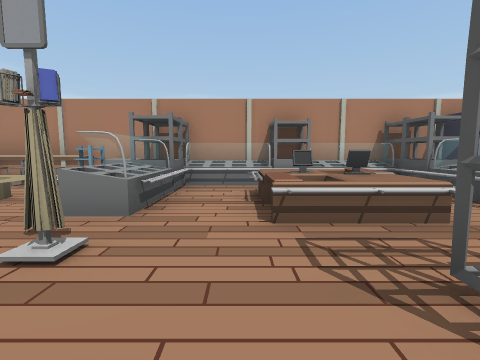
view 1 (above)

16 first-person views from a walk through a Unity game level. The camera is 1.4 m above the floor, tilts 6° down and sees 85° across. The floor is counted in squares, 2 m on a side. Each view is taken from the middle of a square. On the plan, view 1 faces up. The plan holds only what a view shows up to about 9 squares ahead; the rest is blank. The place goes on beyond the plan.

view 2
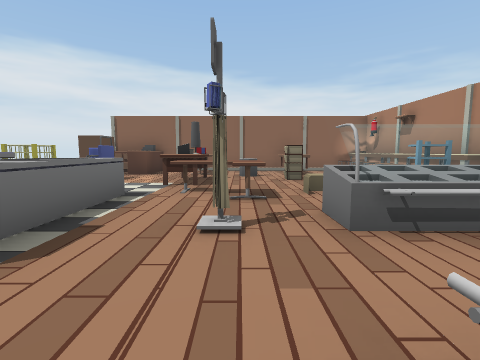

view 3
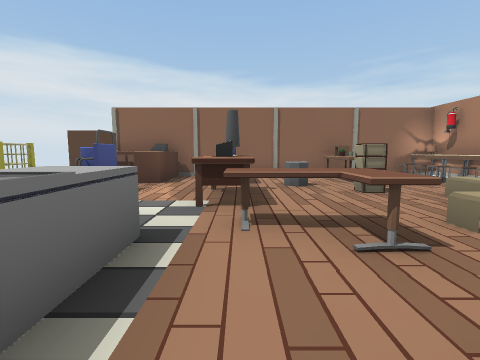

view 4
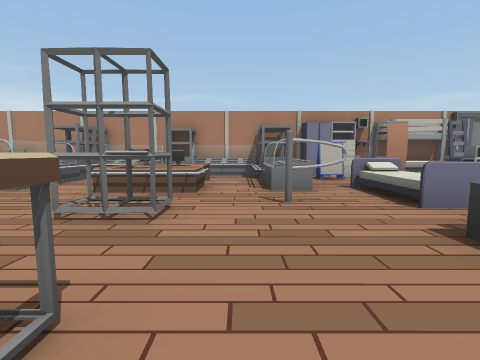

view 5
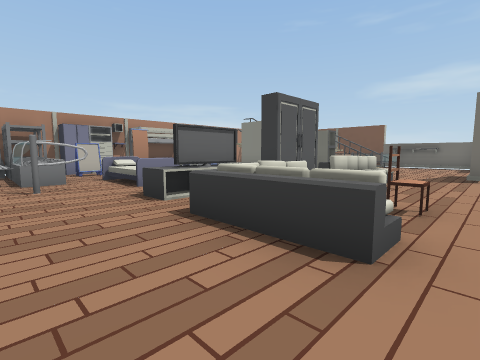

view 6
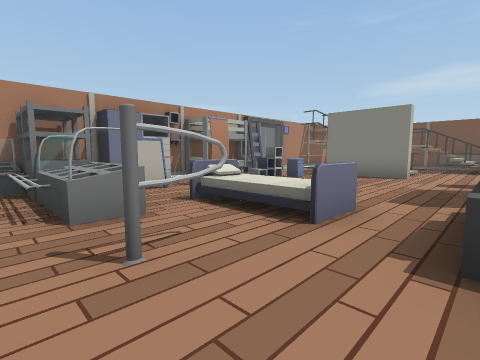

view 7
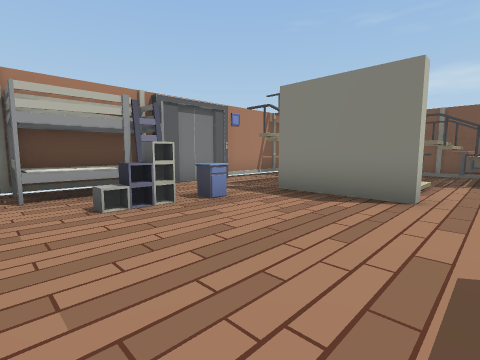

view 8
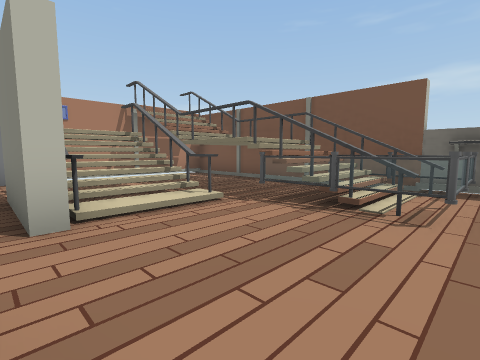

view 9
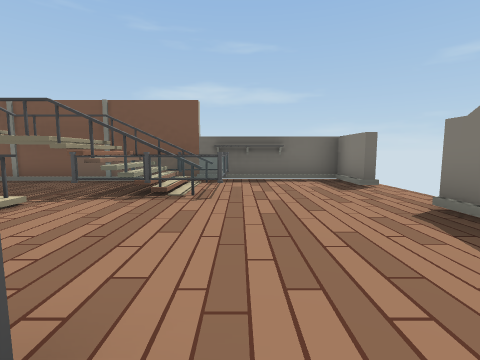

view 10
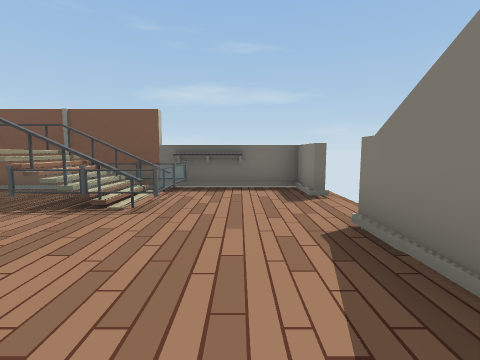

view 11
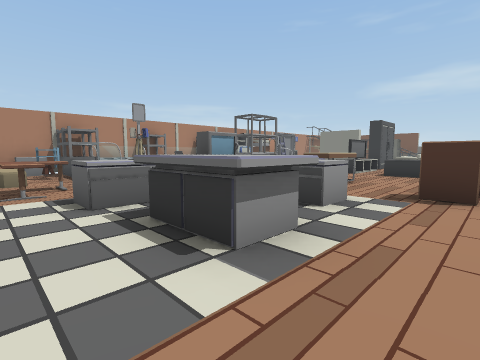

view 12
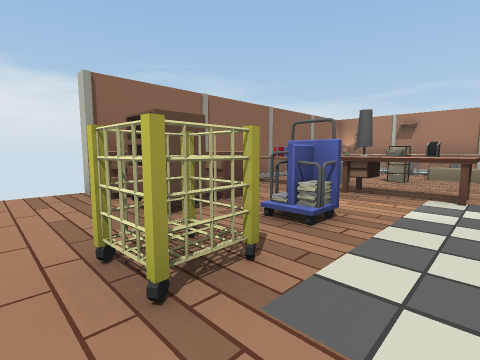

view 13
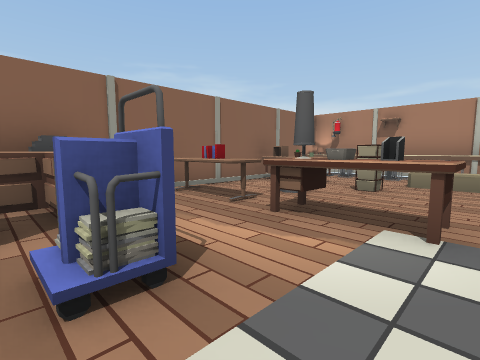

view 14
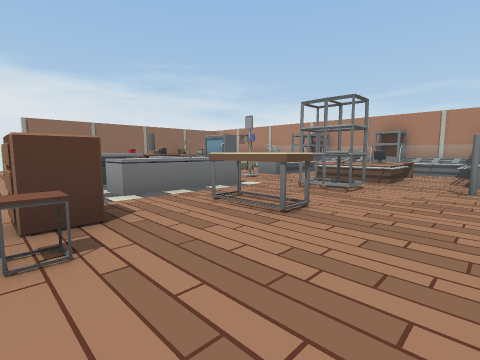

view 15
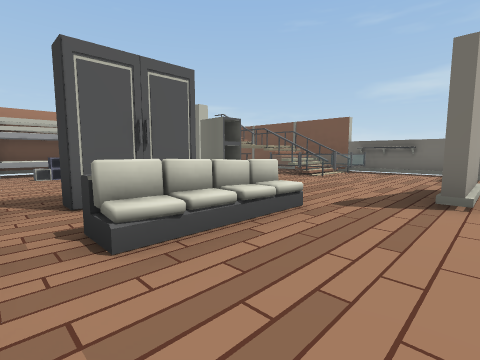

view 16
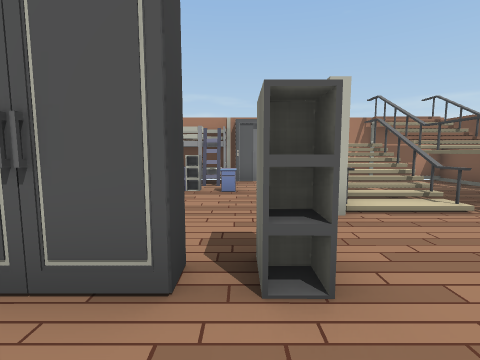

### Floor plan
Key: @ floor where view 1 was taken; # wall or solid block; x gap in a wall; . main floor; : floor 0.5 m higher than the main floor; + floor 1 m higher than the main floor; / step, stairs or slope; = window, fence, low wall or low ledge; ^ raised ledge; C closet; B books; E desk; T table; L elevator; A bed; F TV; R drawers; O other object.
Columns run from 9 left of view 1 to 17 right of it. Each row starts with its distance up from view 1.
  7 ####################L######
  6 #O^^^^O##O#OO##C.^^.......#
  5 #...OOO##.OO.##...........#
  4 #OE..O.O=.OO.O..O.xO.#/#..#
  3 #EEO...O..OO.O.A.....#/...#
  2 # O...T.B...... .....#/#x##
  1 #BBOE.T...OO.../.......#+##
  0 #.....OOO@....OFOCC.O..#=##
 -1 #CC.O...O.OO..............#
 -2 #CO....OO...../O/:O/......#
 -3 ....O........./.O.........#
 -4 ..........RO........###..##

Positions as (right, up) in squares from view 1, and headings:
1: (0, 0), facing up
2: (1, 2), facing left
3: (-1, 1), facing left
4: (3, -2), facing up
5: (3, -4), facing up-right
6: (3, 0), facing up-right
7: (7, 1), facing up-right
8: (11, -1), facing up-right
9: (10, -1), facing right
10: (10, -2), facing right
11: (-4, -4), facing up-right
12: (-4, -4), facing up-left
13: (-4, -2), facing up-left
14: (4, -4), facing up-left
15: (7, -4), facing up-right
16: (10, -2), facing up
